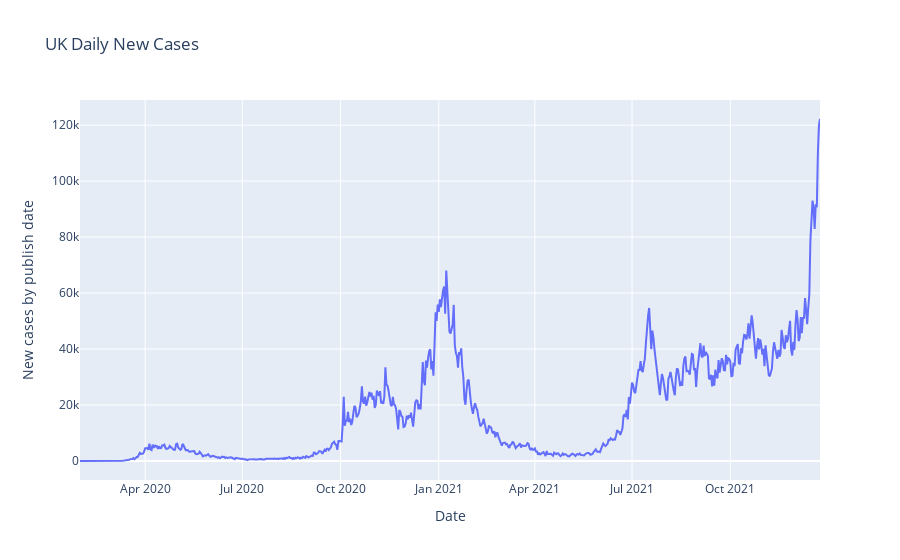
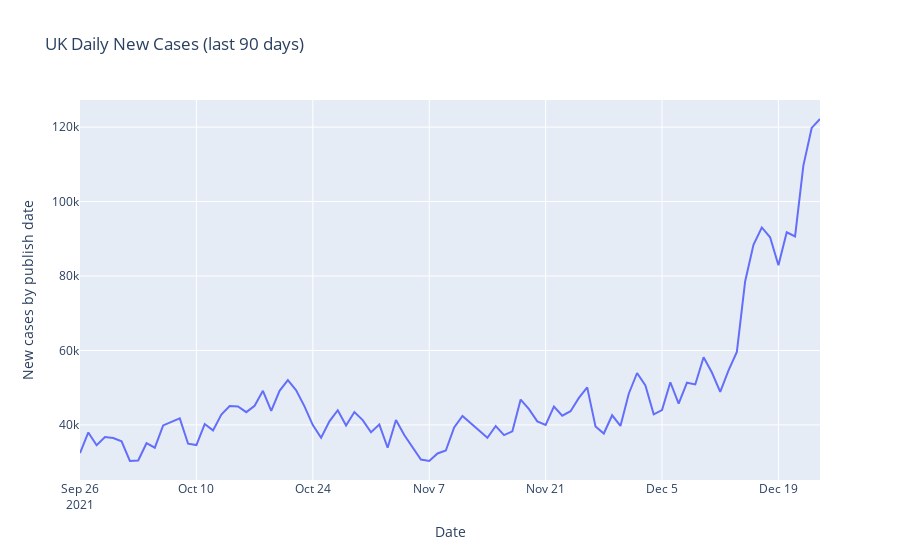

The notebook cell saved with these charts, in order:
### Markdown cell above
Plot uk daily deaths

### Code cell
fig = go.Figure()
fig = px.line(dataset, 
              x="date", 
              y="newCasesByPublishDate", 
              title= dataset_name + ' Daily New Cases',
             labels={
                 "date": "Date",
                 "newCasesByPublishDate": "New cases by publish date"
             })
fig.show()


fig = go.Figure()
fig = px.line(datset_last90daysonly, 
              x="date", 
              y="newCasesByPublishDate", 
              title= dataset_name + ' Daily New Cases (last 90 days)',
             labels={
                 "date": "Date",
                 "newCasesByPublishDate": "New cases by publish date"
             })
fig.show()

### Figure 1 — Plotly figure (JSON) as saved in the notebook; plotly's stock layout.template omitted (floating-point values rounded to 4 significant figures; data arrays with more than 128 entries replaced by an {"elided": "..."} marker saying what was removed)
{"data": [{"hovertemplate": "Date=%{x}<br>New cases by publish date=%{y}<extra></extra>", "legendgroup": "", "line": {"color": "#636efa", "dash": "solid"}, "marker": {"symbol": "circle"}, "mode": "lines", "name": "", "orientation": "v", "showlegend": false, "type": "scatter", "x": {"elided": "694 str values"}, "xaxis": "x", "y": {"elided": "694 int values"}, "yaxis": "y"}], "layout": {"legend": {"tracegroupgap": 0}, "title": {"text": "UK Daily New Cases"}, "xaxis": {"anchor": "y", "domain": [0, 1], "title": {"text": "Date"}}, "yaxis": {"anchor": "x", "domain": [0, 1], "title": {"text": "New cases by publish date"}}}}

### Figure 2 — Plotly figure (JSON) as saved in the notebook; plotly's stock layout.template omitted (floating-point values rounded to 4 significant figures)
{"data": [{"hovertemplate": "Date=%{x}<br>New cases by publish date=%{y}<extra></extra>", "legendgroup": "", "line": {"color": "#636efa", "dash": "solid"}, "marker": {"symbol": "circle"}, "mode": "lines", "name": "", "orientation": "v", "showlegend": false, "type": "scatter", "x": ["2021-09-26", "2021-09-27", "2021-09-28", "2021-09-29", "2021-09-30", "2021-10-01", "2021-10-02", "2021-10-03", "2021-10-04", "2021-10-05", "2021-10-06", "2021-10-07", "2021-10-08", "2021-10-09", "2021-10-10", "2021-10-11", "2021-10-12", "2021-10-13", "2021-10-14", "2021-10-15", "2021-10-16", "2021-10-17", "2021-10-18", "2021-10-19", "2021-10-20", "2021-10-21", "2021-10-22", "2021-10-23", "2021-10-24", "2021-10-25", "2021-10-26", "2021-10-27", "2021-10-28", "2021-10-29", "2021-10-30", "2021-10-31", "2021-11-01", "2021-11-02", "2021-11-03", "2021-11-04", "2021-11-05", "2021-11-06", "2021-11-07", "2021-11-08", "2021-11-09", "2021-11-10", "2021-11-11", "2021-11-12", "2021-11-13", "2021-11-14", "2021-11-15", "2021-11-16", "2021-11-17", "2021-11-18", "2021-11-19", "2021-11-20", "2021-11-21", "2021-11-22", "2021-11-23", "2021-11-24", "2021-11-25", "2021-11-26", "2021-11-27", "2021-11-28", "2021-11-29", "2021-11-30", "2021-12-01", "2021-12-02", "2021-12-03", "2021-12-04", "2021-12-05", "2021-12-06", "2021-12-07", "2021-12-08", "2021-12-09", "2021-12-10", "2021-12-11", "2021-12-12", "2021-12-13", "2021-12-14", "2021-12-15", "2021-12-16", "2021-12-17", "2021-12-18", "2021-12-19", "2021-12-20", "2021-12-21", "2021-12-22", "2021-12-23", "2021-12-24"], "xaxis": "x", "y": [32417, 37960, 34526, 36722, 36480, 35577, 30301, 30439, 35077, 33869, 39851, 40701, 41765, 34950, 34574, 40224, 38520, 42776, 45066, 44932, 43423, 45140, 49156, 43738, 49139, 52009, 49298, 44985, 39962, 36567, 40954, 43941, 39842, 43467, 41278, 38009, 40077, 33865, 41299, 37269, 34029, 30693, 30305, 32322, 33117, 39329, 42408, 40375, 38351, 36517, 39705, 37243, 38263, 46807, 44242, 40941, 40004, 44917, 42484, 43676, 47240, 50091, 39567, 37681, 42583, 39716, 48374, 53945, 50584, 42848, 43992, 51459, 45691, 51342, 50867, 58194, 54073, 48854, 54661, 59610, 78610, 88376, 93045, 90418, 82886, 91743, 90629, 109655, 119789, 122186], "yaxis": "y"}], "layout": {"legend": {"tracegroupgap": 0}, "title": {"text": "UK Daily New Cases (last 90 days)"}, "xaxis": {"anchor": "y", "domain": [0, 1], "title": {"text": "Date"}}, "yaxis": {"anchor": "x", "domain": [0, 1], "title": {"text": "New cases by publish date"}}}}
